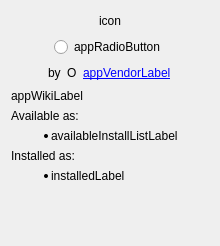
<?xml version="1.0" encoding="UTF-8"?>
<ui version="4.0">
 <class>BrowserCard</class>
 <widget class="QWidget" name="BrowserCard">
  <property name="geometry">
   <rect>
    <x>0</x>
    <y>0</y>
    <width>220</width>
    <height>246</height>
   </rect>
  </property>
  <property name="windowTitle">
   <string>Form</string>
  </property>
  <layout class="QVBoxLayout" name="verticalLayout">
   <item>
    <layout class="QHBoxLayout" name="horizontalLayout">
     <item>
      <spacer name="horizontalSpacer">
       <property name="orientation">
        <enum>Qt::Horizontal</enum>
       </property>
       <property name="sizeHint" stdset="0">
        <size>
         <width>40</width>
         <height>20</height>
        </size>
       </property>
      </spacer>
     </item>
     <item>
      <widget class="QLabel" name="appIconLabel">
       <property name="maximumSize">
        <size>
         <width>48</width>
         <height>48</height>
        </size>
       </property>
       <property name="text">
        <string>icon</string>
       </property>
       <property name="scaledContents">
        <bool>true</bool>
       </property>
      </widget>
     </item>
     <item>
      <spacer name="horizontalSpacer_2">
       <property name="orientation">
        <enum>Qt::Horizontal</enum>
       </property>
       <property name="sizeHint" stdset="0">
        <size>
         <width>40</width>
         <height>20</height>
        </size>
       </property>
      </spacer>
     </item>
    </layout>
   </item>
   <item>
    <layout class="QHBoxLayout" name="horizontalLayout_2">
     <item>
      <spacer name="horizontalSpacer_3">
       <property name="orientation">
        <enum>Qt::Horizontal</enum>
       </property>
       <property name="sizeHint" stdset="0">
        <size>
         <width>40</width>
         <height>20</height>
        </size>
       </property>
      </spacer>
     </item>
     <item>
      <widget class="QRadioButton" name="appRadioButton">
       <property name="sizePolicy">
        <sizepolicy hsizetype="Minimum" vsizetype="Preferred">
         <horstretch>0</horstretch>
         <verstretch>0</verstretch>
        </sizepolicy>
       </property>
       <property name="text">
        <string>appRadioButton</string>
       </property>
      </widget>
     </item>
     <item>
      <spacer name="horizontalSpacer_4">
       <property name="orientation">
        <enum>Qt::Horizontal</enum>
       </property>
       <property name="sizeHint" stdset="0">
        <size>
         <width>40</width>
         <height>20</height>
        </size>
       </property>
      </spacer>
     </item>
    </layout>
   </item>
   <item>
    <layout class="QHBoxLayout" name="horizontalLayout_3">
     <item>
      <spacer name="horizontalSpacer_5">
       <property name="orientation">
        <enum>Qt::Horizontal</enum>
       </property>
       <property name="sizeHint" stdset="0">
        <size>
         <width>40</width>
         <height>20</height>
        </size>
       </property>
      </spacer>
     </item>
     <item>
      <widget class="QLabel" name="label">
       <property name="text">
        <string>by</string>
       </property>
      </widget>
     </item>
     <item>
      <widget class="QLabel" name="appVendorIconLabel">
       <property name="maximumSize">
        <size>
         <width>20</width>
         <height>20</height>
        </size>
       </property>
       <property name="text">
        <string>O</string>
       </property>
       <property name="scaledContents">
        <bool>true</bool>
       </property>
      </widget>
     </item>
     <item>
      <widget class="QLabel" name="appVendorLabel">
       <property name="text">
        <string>&lt;a href=&quot;https://example.com&quot;&gt;appVendorLabel&lt;/a&gt;</string>
       </property>
       <property name="openExternalLinks">
        <bool>true</bool>
       </property>
      </widget>
     </item>
     <item>
      <spacer name="horizontalSpacer_6">
       <property name="orientation">
        <enum>Qt::Horizontal</enum>
       </property>
       <property name="sizeHint" stdset="0">
        <size>
         <width>40</width>
         <height>20</height>
        </size>
       </property>
      </spacer>
     </item>
    </layout>
   </item>
   <item>
    <widget class="QLabel" name="appWikiLabel">
     <property name="text">
      <string>appWikiLabel</string>
     </property>
     <property name="openExternalLinks">
      <bool>true</bool>
     </property>
    </widget>
   </item>
   <item>
    <widget class="QLabel" name="label_5">
     <property name="text">
      <string>&lt;html&gt;&lt;head/&gt;&lt;body&gt;&lt;p&gt;Available as:&lt;/p&gt;&lt;/body&gt;&lt;/html&gt;</string>
     </property>
    </widget>
   </item>
   <item>
    <widget class="QLabel" name="availableInstallListLabel">
     <property name="text">
      <string>&lt;ul&gt;
&lt;li&gt;availableInstallListLabel&lt;/li&gt;
&lt;/ul&gt;</string>
     </property>
    </widget>
   </item>
   <item>
    <widget class="QLabel" name="installedHeaderLabel">
     <property name="text">
      <string>&lt;html&gt;&lt;head/&gt;&lt;body&gt;&lt;p&gt;Installed as:&lt;/p&gt;&lt;/body&gt;&lt;/html&gt;</string>
     </property>
    </widget>
   </item>
   <item>
    <widget class="QLabel" name="installedLabel">
     <property name="text">
      <string>&lt;ul&gt;
&lt;li&gt;installedLabel&lt;/li&gt;
&lt;/ul&gt;</string>
     </property>
    </widget>
   </item>
   <item>
    <spacer name="verticalSpacer">
     <property name="orientation">
      <enum>Qt::Vertical</enum>
     </property>
     <property name="sizeHint" stdset="0">
      <size>
       <width>20</width>
       <height>40</height>
      </size>
     </property>
    </spacer>
   </item>
  </layout>
 </widget>
 <resources/>
 <connections/>
</ui>
